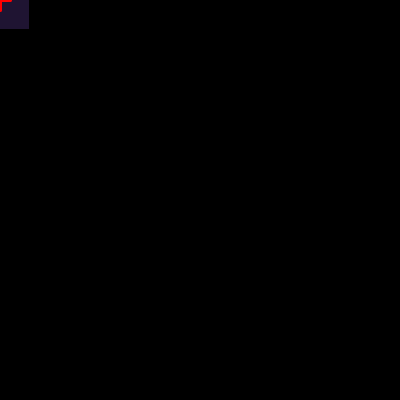
Frame 1 (no input)
Frame 60 (the mouse pressed at the canvas centre just before this capture): identical to frame 1, image omitted
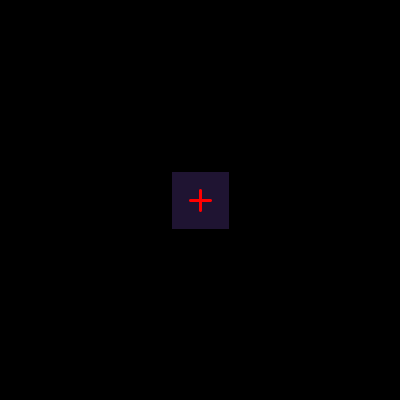
Frame 120 (the mouse held since frame 60 and released just before this capture)

The Processing sketch that drew these frames (run headless with seeded random() and noise(); from frame 60 on, the mouse is pressed at the canvas centre):

// Processing sketch: Sniper_In_The_Rain
// ── Sniper_In_The_Rain.pde
ENEMYIN[] enemyin;//although they are both enemy, there are two types of animation of death
ENEMYOUT[] enemyout; //so make two class is easier for me.
SCOPE scope;

void setup() {
  size(400, 400);
  noCursor();  //hide mouse
  scope = new SCOPE();
  enemyin = new ENEMYIN[12];
  enemyout = new ENEMYOUT[3];
  
  enemyin[0] = new ENEMYIN(50,80);
  enemyin[1] = new ENEMYIN(110,80);
  enemyin[2] = new ENEMYIN(240,80);
  enemyin[3] = new ENEMYIN(300,80);
  enemyin[4] = new ENEMYIN(50,145);
  enemyin[5] = new ENEMYIN(110,145);
  enemyin[6] = new ENEMYIN(240,145);
  enemyin[7] = new ENEMYIN(300,145);
  enemyin[8] = new ENEMYIN(50,210);
  enemyin[9] = new ENEMYIN(110,210);
  enemyin[10] = new ENEMYIN(240,210);
  enemyin[11] = new ENEMYIN(300,210);
  
  enemyout[0] = new ENEMYOUT(20,270);
  enemyout[1] = new ENEMYOUT(200,270);
  enemyout[2] = new ENEMYOUT(380,270);
}

void draw() {
  background(31, 20, 50);
  stroke(1);
  fill(152, 107, 56); //building
  rect(40,70,130,340);
  rect(230,70,130,340);
  fill(89, 62, 34); //door 
  rect(120,290,40,60);
  rect(310,290,40,60);
  fill(209, 167, 82); //door handle
  ellipse(150,320,5,5);
  ellipse(340,320,5,5);
  fill(117); //chimney
  rect(60,50,40,20);
  rect(250,50,40,20);
  fill(87, 91, 99);//street
  rect(0,350,400,100);
  fill(218, 224, 235);
  noStroke();
  rect(175,355,50,8);
  rect(175,370,50,8);
  rect(175,385,50,8);
  stroke(1);
  fill(60); //street light                    
  rect(15, 270, 10, 80);
  rect(195, 270, 10, 80);
  rect(375, 270, 10, 80);
  fill(40);
  rect(5, 260, 30, 10);
  rect(185, 260, 30, 10);
  rect(365, 260, 30, 10);
  //-------------------------------split---------------------------------------------
  
  
  for(int i = 0; i < enemyin.length; i++){
    ENEMYIN e = enemyin[i];
    if(e.alive==true) {
    e.display();
    e.update();
  }
  else{
    e.display2();
  }
  
  //---------------------------------------split------------------------------
 
  for(int j = 0; j < enemyout.length; j++){
    ENEMYOUT m = enemyout[j];
    if(m.alive==true){
      m.display();
      m.update();
    }
    else{
    m.display2();
  }
   }
  }
//-------------------------------------split----------------------------------
    scope.display();
}
//---------------------------------------split-------------------------------------
void mousePressed(){
  for(int i = 0; i < enemyin.length; i++){
    ENEMYIN e = enemyin[i];
    if (e.alive && e.isClicked()) {
      println("bang");
      e.alive=false;
    }
  }
  for(int i = 0; i < enemyout.length; i++){
    ENEMYOUT m = enemyout[i];
    if (m.alive && m.isClicked()) {
      println("bang");
      m.alive=false;
    }
  }
}

// ── clock.pde
class CLOCK {
  int t = 30;
  int s;
  PVector c;

  CLOCK(float x, float y) {
    c = new PVector(x, y);
    s = second(); //reset time
  }

  void reset() {
    s = second(); //reset time
  }
  boolean timeUp() { //check if time is up, if so return false
    int e = (second() - s + 60) % 60;
    int rem = t - e;
    if (rem < 0){ 
      rem = 0;
    }
    return rem == 0;
   }

  void update() {  //draw the clock
    fill(255);
    noStroke();
    ellipse(c.x, c.y, 50, 50);

    stroke(0);
    strokeWeight(1);
    noFill();
    ellipse(c.x, c.y, 50, 50);

    stroke(180);
    strokeWeight(1);
    PVector i = PVector.fromAngle(-1.5708); //draw the pointer and use pvector and pie to turn it
    i.mult(25);
    i.add(c);
    line(c.x, c.y, i.x, i.y);

    int e = (second() - s + 60) % 60;
    int rem = t - e;
    if (rem < 0) rem = 0;

    float a = map(rem, 0, t, 0, 6.2832) - 1.5708;
    PVector p = PVector.fromAngle(a);
    p.mult(25);
    p.add(c);

    stroke(255, 0, 0);
    strokeWeight(2);
    line(c.x, c.y, p.x, p.y);

    fill(0);// just a circle in the middle
    noStroke();
    ellipse(c.x, c.y, 4, 4);
  }
}

// ── enemy_in.pde
class ENEMYIN{
    int x;
    int y;
    int count=0;
    boolean alive=true;
  ENEMYIN(int ex, int ey){
    x=ex;
    y=ey;
  }
  void display(){
      fill(252, 232, 78,200);//windows
      rect(x,y,50,50);
      
      stroke(0); //man
      strokeWeight(2);
      fill(0);
      ellipse(x + 25, y + 30, 12, 12);
      line(x + 25, y + 36, x + 25, y + 48);
      line(x + 25, y + 38, x + 15, y + 45);
      line(x + 25, y + 38, x + 35, y + 45);
      rect(x + 17, y + 23, 16, 2);
      rect(x + 22, y + 18, 6, 6);
    }
  void display2(){ //dead
  count++;
  strokeWeight(2);
  fill(150, 150, 150); //grey for light out
  rect(x, y, 50, 50);
  fill(0);
  strokeWeight(2);
  ellipse(x+25,y+25,10,10);
  line(x + 25, y + 25, x + 5, y + 5);
  line(x + 25, y + 25, x + 10, y + 2);
  line(x + 25, y + 25, x + 45, y + 8);
  line(x + 25, y + 25, x + 48, y + 20);
  line(x + 25, y + 25, x + 5, y + 40);
  line(x + 25, y + 25, x + 12, y + 48);
  line(x + 25, y + 25, x + 40, y + 45);
  line(x + 25, y + 25, x + 35, y + 10);
  if(count>30){ // a little animation for shot effects
    fill(255, 0, 0);
    ellipse(x + 30, y + 30, 6, 6);
    ellipse(x + 20, y + 35, 4, 4);
    ellipse(x + 35, y + 20, 5, 5);
    strokeWeight(2);
  }

  }
  void update(){
    noFill();
    rect(x+15,y+15,20,35);//hitbox
  }
  boolean isClicked() {
    return mouseX >= x+15 && mouseX <= x+35 &&
           mouseY >= y+15 && mouseY <= y+50;
  }
}

// ── enemy_out.pde
class ENEMYOUT{
    int x;
    int y;
    boolean alive = true;
  ENEMYOUT(int ex, int ey){
    x=ex;
    y=ey;
  }
  void display(){
    noStroke();
    fill(252, 232, 78, 150); //street light
    triangle(x, y, x - 30, y + 90, x + 30, y + 90);
    
    stroke(0);//man
    strokeWeight(2);
    fill(0);
    ellipse(x, y + 40, 12, 12); 
    line(x, y + 46, x, y + 66);
    line(x, y + 52, x - 10, y + 60);
    line(x, y + 52, x + 10, y + 60);
    line(x, y + 66, x - 10, y + 84);
    line(x, y + 66, x + 10, y + 84);
    rect(x - 8, y + 33, 16, 2);
    rect(x - 3, y + 28, 6, 1);
    strokeWeight(3);
  line(x + 10, y + 60, x + 25, y + 55); // 枪身
  line(x + 25, y + 55, x + 25, y + 57); // 枪口
  strokeWeight(2);
  }
  void display2(){
  fill(0); //dead body
  triangle(x + 0, y + 55, x - 20, y + 85, x + 20, y + 85);
  triangle(x - 15, y + 70, x - 25, y + 80, x - 5, y + 75);
  triangle(x + 10, y + 65, x + 15, y + 75, x + 25, y + 70);
  fill(255, 0, 0);
  ellipse(x - 10, y + 63, 4, 4);
  ellipse(x + 5, y + 67, 3, 3);
  ellipse(x - 5, y + 75, 5, 5);
  ellipse(x + 8, y + 80, 4, 4);
  ellipse(x - 18, y + 73, 3, 3);
  }

  void update(){
    noFill();
    rect(x-15,y+25,30,60);//hitbox
  }
  boolean isClicked() {
    return mouseX >= x-15 && mouseX <= x+15 &&
           mouseY >= y+25 && mouseY <= y+75;
  }
}

// ── rain.pde
class RAIN {

  float x;
  float y;  
  RAIN(float ex, float ey){
    x =ex;
    y =ey;
  }

  void update() {
    y += 8;      //rain "drop"   

    if (y > 400) {  //reset rain
      y = 0;     
    }
  }

  void display() {
    pushMatrix();
    noStroke();
    translate(x, y);  
    rotate(radians(100)); //rotate a little so it look like rain drop

    fill(201, 222, 255);
    rect(0, 0, 20, 3); 
    popMatrix();
  }
}

// ── scope.pde
class SCOPE{
  SCOPE(){
  }
  void display(){
    stroke(255, 0, 0);
    strokeWeight(3);
    line(mouseX - 10, mouseY, mouseX + 10, mouseY);
    line(mouseX, mouseY - 10, mouseX, mouseY + 10);
    noFill();
    stroke(0);
    rect(mouseX - 30,mouseY -30,60,60);
    
    noStroke();
    fill(0);
  
    rect(0, 0, width, mouseY - 30);
    rect(0, mouseY + 30, width, height - (mouseY + 30));
    rect(0, mouseY - 30, mouseX - 30, 60);
    rect(mouseX + 30, mouseY - 30, width - (mouseX + 30), 60);
    
    
 }
}
